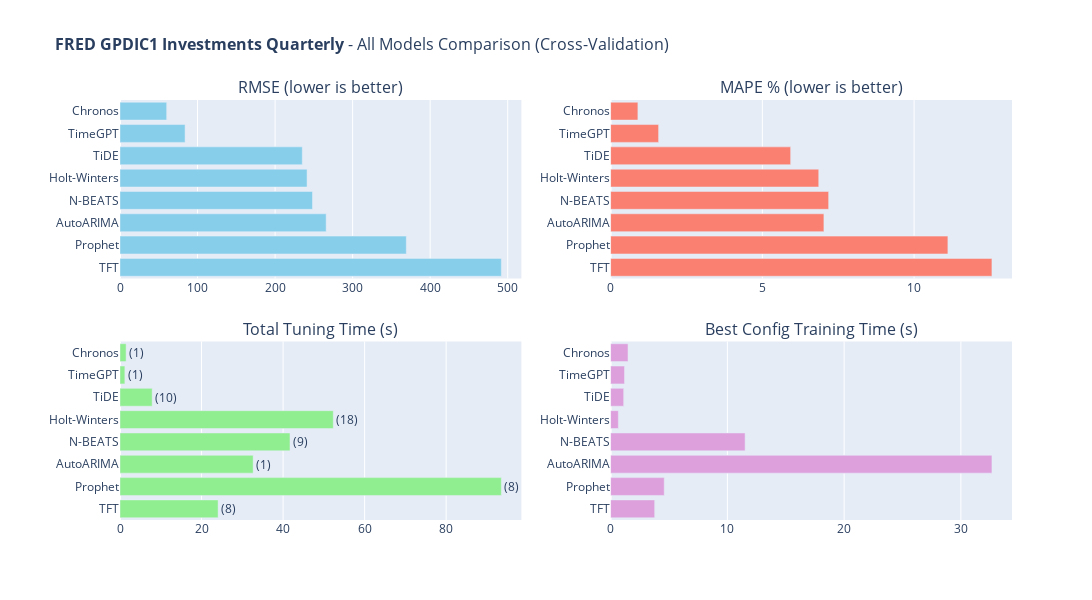

Notebook cell for this chart:
### Code cell
# 11. All Models Comparison (Interactive)
#
# Summary comparison of all models based on cross-validation metrics.

def create_all_models_comparison(results_dataframe, dataset_name):
    """
    Create interactive bar chart comparison of all models.
    
    Args:
        results_dataframe: DataFrame with model results
        dataset_name: Name for the plot title
    
    Returns:
        Plotly Figure object
    """
    fig = make_subplots(
        rows=2, cols=2,
        subplot_titles=[
            'RMSE (lower is better)', 
            'MAPE % (lower is better)', 
            'Total Tuning Time (s)', 
            'Best Config Training Time (s)'
        ],
        vertical_spacing=0.15, horizontal_spacing=0.1
    )
    
    models = results_dataframe['Model'].tolist()
    
    fig.add_trace(go.Bar(
        y=models, x=results_dataframe['RMSE'], orientation='h',
        marker_color='skyblue', 
        hovertemplate='<b>%{y}</b><br>RMSE: %{x:.4f}<extra></extra>'
    ), row=1, col=1)
    
    fig.add_trace(go.Bar(
        y=models, x=results_dataframe['MAPE'], orientation='h',
        marker_color='salmon', 
        hovertemplate='<b>%{y}</b><br>MAPE: %{x:.2f}%<extra></extra>'
    ), row=1, col=2)
    
    fig.add_trace(go.Bar(
        y=models, x=results_dataframe['Tuning Time (s)'], orientation='h',
        marker_color='lightgreen', 
        text=[f"({c})" for c in results_dataframe['Combinations']],
        textposition='outside', 
        hovertemplate='<b>%{y}</b><br>Time: %{x:.2f}s<extra></extra>'
    ), row=2, col=1)
    
    fig.add_trace(go.Bar(
        y=models, x=results_dataframe['Best Config Time (s)'], orientation='h',
        marker_color='plum', 
        hovertemplate='<b>%{y}</b><br>Time: %{x:.2f}s<extra></extra>'
    ), row=2, col=2)
    
    fig.update_layout(
        title=dict(text=f'<b>{dataset_name}</b> - All Models Comparison (Cross-Validation)', font=dict(size=16)),
        width=1700, height=600, showlegend=False, margin=dict(l=120)
    )
    
    for i in range(1, 3):
        for j in range(1, 3):
            fig.update_yaxes(autorange='reversed', row=i, col=j)
    return fig

if 'results_df' in dir() and not results_df.empty:
    fig_comparison = create_all_models_comparison(results_df, DATASET_CONFIG['name'])
    fig_comparison.show()

### Figure 1 — Plotly figure (JSON) as saved in the notebook; plotly's stock layout.template omitted (floating-point values rounded to 4 significant figures)
{"data": [{"hovertemplate": "<b>%{y}</b><br>RMSE: %{x:.4f}<extra></extra>", "marker": {"color": "skyblue"}, "orientation": "h", "type": "bar", "x": [60.2, 83.94, 235.1, 241.2, 248.3, 265.9, 369.2, 491.8], "xaxis": "x", "y": ["Chronos", "TimeGPT", "TiDE", "Holt-Winters", "N-BEATS", "AutoARIMA", "Prophet", "TFT"], "yaxis": "y"}, {"hovertemplate": "<b>%{y}</b><br>MAPE: %{x:.2f}%<extra></extra>", "marker": {"color": "salmon"}, "orientation": "h", "type": "bar", "x": [0.8992, 1.582, 5.933, 6.858, 7.184, 7.029, 11.11, 12.57], "xaxis": "x2", "y": ["Chronos", "TimeGPT", "TiDE", "Holt-Winters", "N-BEATS", "AutoARIMA", "Prophet", "TFT"], "yaxis": "y2"}, {"hovertemplate": "<b>%{y}</b><br>Time: %{x:.2f}s<extra></extra>", "marker": {"color": "lightgreen"}, "orientation": "h", "text": ["(1)", "(1)", "(10)", "(18)", "(9)", "(1)", "(8)", "(8)"], "textposition": "outside", "type": "bar", "x": [1.494, 1.193, 7.89, 52.31, 41.69, 32.66, 93.53, 24.06], "xaxis": "x3", "y": ["Chronos", "TimeGPT", "TiDE", "Holt-Winters", "N-BEATS", "AutoARIMA", "Prophet", "TFT"], "yaxis": "y3"}, {"hovertemplate": "<b>%{y}</b><br>Time: %{x:.2f}s<extra></extra>", "marker": {"color": "plum"}, "orientation": "h", "type": "bar", "x": [1.494, 1.193, 1.12, 0.6643, 11.52, 32.66, 4.594, 3.774], "xaxis": "x4", "y": ["Chronos", "TimeGPT", "TiDE", "Holt-Winters", "N-BEATS", "AutoARIMA", "Prophet", "TFT"], "yaxis": "y4"}], "layout": {"annotations": [{"font": {"size": 16}, "showarrow": false, "text": "RMSE (lower is better)", "x": 0.225, "xanchor": "center", "xref": "paper", "y": 1, "yanchor": "bottom", "yref": "paper"}, {"font": {"size": 16}, "showarrow": false, "text": "MAPE % (lower is better)", "x": 0.775, "xanchor": "center", "xref": "paper", "y": 1, "yanchor": "bottom", "yref": "paper"}, {"font": {"size": 16}, "showarrow": false, "text": "Total Tuning Time (s)", "x": 0.225, "xanchor": "center", "xref": "paper", "y": 0.425, "yanchor": "bottom", "yref": "paper"}, {"font": {"size": 16}, "showarrow": false, "text": "Best Config Training Time (s)", "x": 0.775, "xanchor": "center", "xref": "paper", "y": 0.425, "yanchor": "bottom", "yref": "paper"}], "height": 600, "margin": {"l": 120}, "showlegend": false, "title": {"font": {"size": 16}, "text": "<b>FRED GPDIC1 Investments Quarterly</b> - All Models Comparison (Cross-Validation)"}, "width": 1700, "xaxis": {"anchor": "y", "domain": [0, 0.45]}, "xaxis2": {"anchor": "y2", "domain": [0.55, 1]}, "xaxis3": {"anchor": "y3", "domain": [0, 0.45]}, "xaxis4": {"anchor": "y4", "domain": [0.55, 1]}, "yaxis": {"anchor": "x", "autorange": "reversed", "domain": [0.575, 1]}, "yaxis2": {"anchor": "x2", "autorange": "reversed", "domain": [0.575, 1]}, "yaxis3": {"anchor": "x3", "autorange": "reversed", "domain": [0, 0.425]}, "yaxis4": {"anchor": "x4", "autorange": "reversed", "domain": [0, 0.425]}}}
